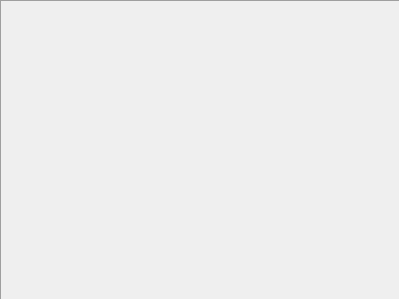
<?xml version="1.0" encoding="UTF-8"?>
<ui version="4.0">
 <class>Minimap</class>
 <widget class="QFrame" name="Minimap">
  <property name="geometry">
   <rect>
    <x>0</x>
    <y>0</y>
    <width>400</width>
    <height>300</height>
   </rect>
  </property>
  <property name="frameShape">
   <enum>QFrame::Panel</enum>
  </property>
  <property name="frameShadow">
   <enum>QFrame::Sunken</enum>
  </property>
  <layout class="QGridLayout" name="gridLayout">
   <property name="leftMargin">
    <number>0</number>
   </property>
   <property name="topMargin">
    <number>0</number>
   </property>
   <property name="rightMargin">
    <number>0</number>
   </property>
   <property name="bottomMargin">
    <number>0</number>
   </property>
   <item row="0" column="0">
    <widget class="QWidget" name="surface" native="true">
     <property name="minimumSize">
      <size>
       <width>64</width>
       <height>64</height>
      </size>
     </property>
    </widget>
   </item>
  </layout>
 </widget>
 <resources/>
 <connections/>
</ui>
